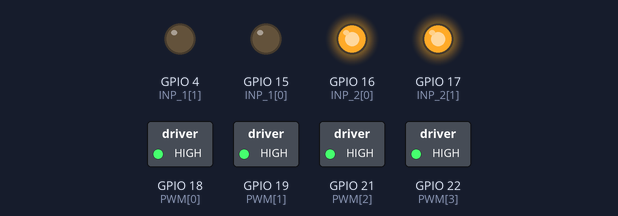
The sketch below on a simulated ESP32. Shown: switched loads named in the sketch (green lamp = pin HIGH), output pins drawn as LEDs (lit = HIGH).

Above: at 9.0 s.
At 10.5 s:
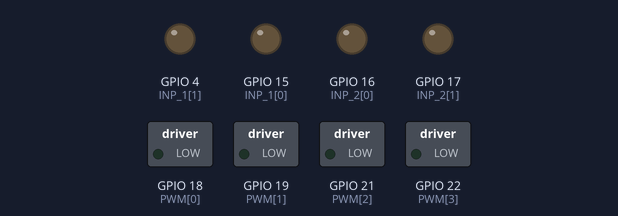
At 12.0 s:
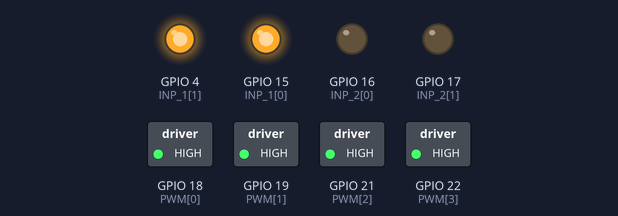
Timing chart, 0 to 15.8 s (numbered marks = the images above):
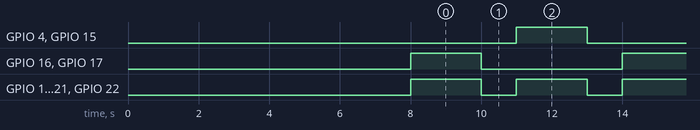

The sketch:

motortest1.ino
```cpp
#include <Arduino.h>

// Motor pin definitions
const int PWM[] =   {18, 19, 21, 22};  // PWM pins
const int INP_1[] = {15, 4, 15, 4};    // Input 1 pins
const int INP_2[] = {16, 17, 16, 17};  // Input 2 pins

void setMotor(int dir, int PWMVal, int PWM, int INP_1, int INP_2) {
  // Motor control logic
  if (dir == 1) {
    digitalWrite(INP_1, LOW);
    digitalWrite(INP_2, HIGH);
  }
  else if (dir == -1) {
    digitalWrite(INP_1, HIGH);
    digitalWrite(INP_2, LOW);
  }
  else {
    digitalWrite(INP_1, LOW);
    digitalWrite(INP_2, LOW);
  }

  // Set motor speed
  ledcWrite(PWM, PWMVal);
}

void setup() {
  // Initialize motor pins
  for(int k = 0; k < 4; k++){
    pinMode(PWM[k], OUTPUT);
    pinMode(INP_1[k], OUTPUT);
    pinMode(INP_2[k], OUTPUT);

    // Attach PWM channel to pin
    ledcAttach(PWM[k], 5000, 8);  // Pin, frequency, resolution

    delay(2000);
  }
}

void loop() {
  // Move all motors forward at full speed
  for(int k = 0; k < 4; k++){
    setMotor(1, 255, PWM[k], INP_1[k], INP_2[k]);
  }

  // Keep moving for 2 seconds
  delay(2000);

  // Stop all motors
  for(int k = 0; k < 4; k++){
    setMotor(0, 0, PWM[k], INP_1[k], INP_2[k]);
  }

  delay(1000);

  // backwards
  for(int k = 0; k < 4; k++){
    setMotor(-1, 255, PWM[k], INP_1[k], INP_2[k]);
  }

  delay(2000);

  // stop
  for(int k = 0; k < 4; k++){
    setMotor(0, 0, PWM[k], INP_1[k], INP_2[k]);
  }

  // Wait for 1 second before repeating
  delay(1000);
}
```

Measured:
- by itself, GPIO 4 (INP_1[1]), GPIO 15 (INP_1[0]), GPIO 16 (INP_2[0]), GPIO 17 (INP_2[1]): alternates HIGH for 2.0 s and LOW for 4.0 s
- by itself, GPIO 18 (PWM[0]), GPIO 19 (PWM[1]), GPIO 21 (PWM[2]), GPIO 22 (PWM[3]): alternates HIGH for 2.0 s and LOW for 1.0 s
- by itself, everything shown: repeats every 6.0 s, in 4 steps
